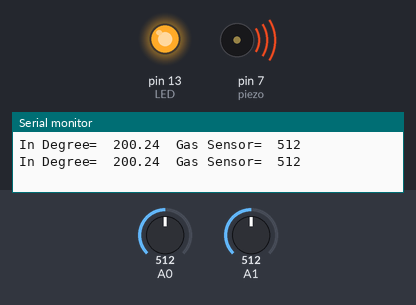
Bench run of a sketch on a simulated Arduino Uno, built with avr-gcc and run on an emulated ATmega328P. Shown: output pins drawn as LEDs (lit = HIGH), buzzer (waves = sounding, pin HIGH), the last lines printed to the serial monitor. The inputs (shaded band) are chosen by the test bench; at power-on: A1 = 512, A0 = 512.

Above: at 1.8 s.
1.9 s: A1 set to 284
3.4 s: A1 set to 250
At 4.4 s:
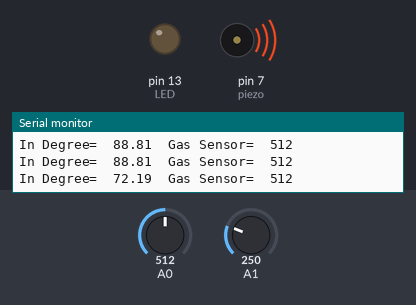
5.5 s: A0 set to 110
7.2 s: A0 set to 92
At 8.8 s:
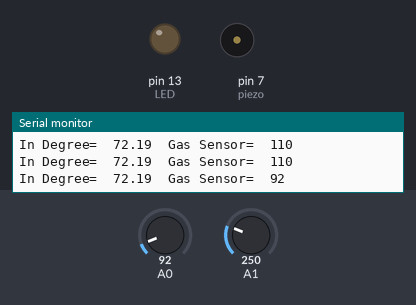
9.5 s: A1 set to 306
At 10.4 s:
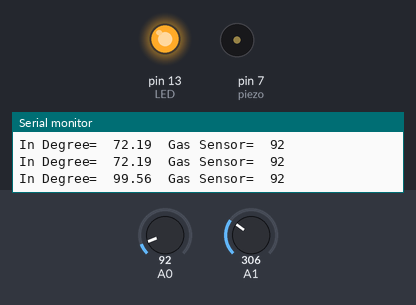
11.5 s: A1 set to 122
At 13.2 s:
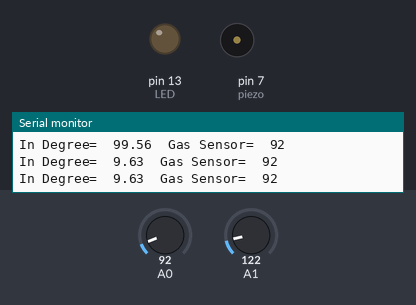
Timing chart, 0 to 14.5 s (numbered marks = the images above; inputs shaded):
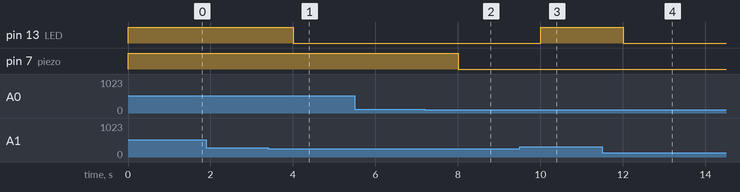

Measured:
- the behaviour switches between 266 and 265 on A1 (found by bisection; images 0 and 1)
- the behaviour switches between 100 and 99 on A0 (found by bisection; images 1 and 2)
- after the input at 3.4 s, pin 13 (LED): HIGH → LOW after 0.61 s
- after the input at 7.2 s, pin 7 (piezo): HIGH → LOW after 0.81 s
- after the input at 9.5 s, pin 13 (LED): LOW → HIGH after 0.51 s
- after the input at 11.5 s, pin 13 (LED): HIGH → LOW after 0.51 s

The sketch:

proj_5_firealarm_1.ino
```cpp
float temp;
float vout;
float vout1;
int LED=13;
int gassensor;
int piezo=7;
void setup()
{
  pinMode(A0, INPUT);
  pinMode(A1, INPUT);
  pinMode(LED, OUTPUT);
  pinMode(piezo, OUTPUT);
  Serial.begin(9600);
}

void loop()
{
  vout=analogRead(A1);
  vout1=(vout/1023)*5000;
  temp=(vout1-500)/10;
  gassensor=analogRead(A0);
  if(temp>=80)
    digitalWrite(LED, HIGH);
  else
    digitalWrite(LED, LOW);
  if(gassensor>=100)
    digitalWrite(piezo, HIGH);
  else
    digitalWrite(piezo, LOW);
  Serial.print("In Degree= ");
  Serial.print(" ");
  Serial.print(temp);
  Serial.print("\t");
  Serial.print("Gas Sensor= ");
  Serial.print(" ");
  Serial.print(gassensor);
  Serial.println();
  delay(1000);
}
```
